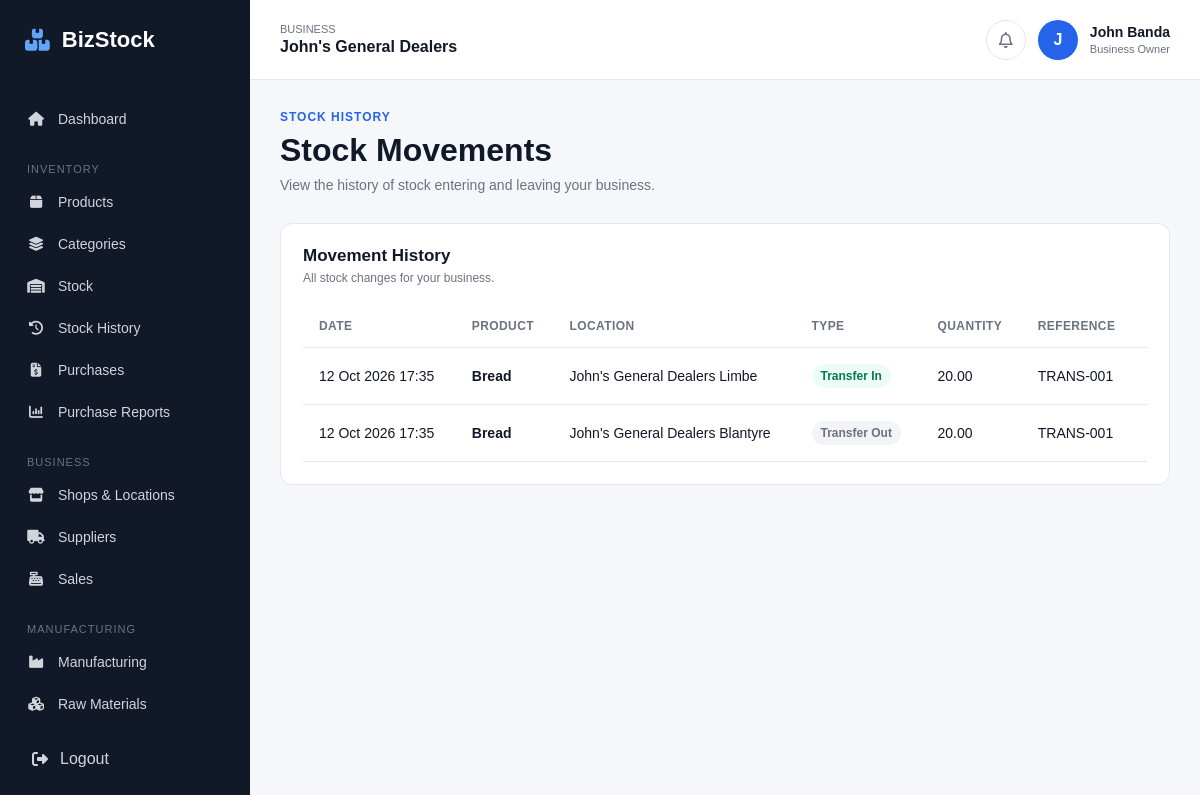
/shops/movements/ (signed in), run on an earlier commit of the app's database.
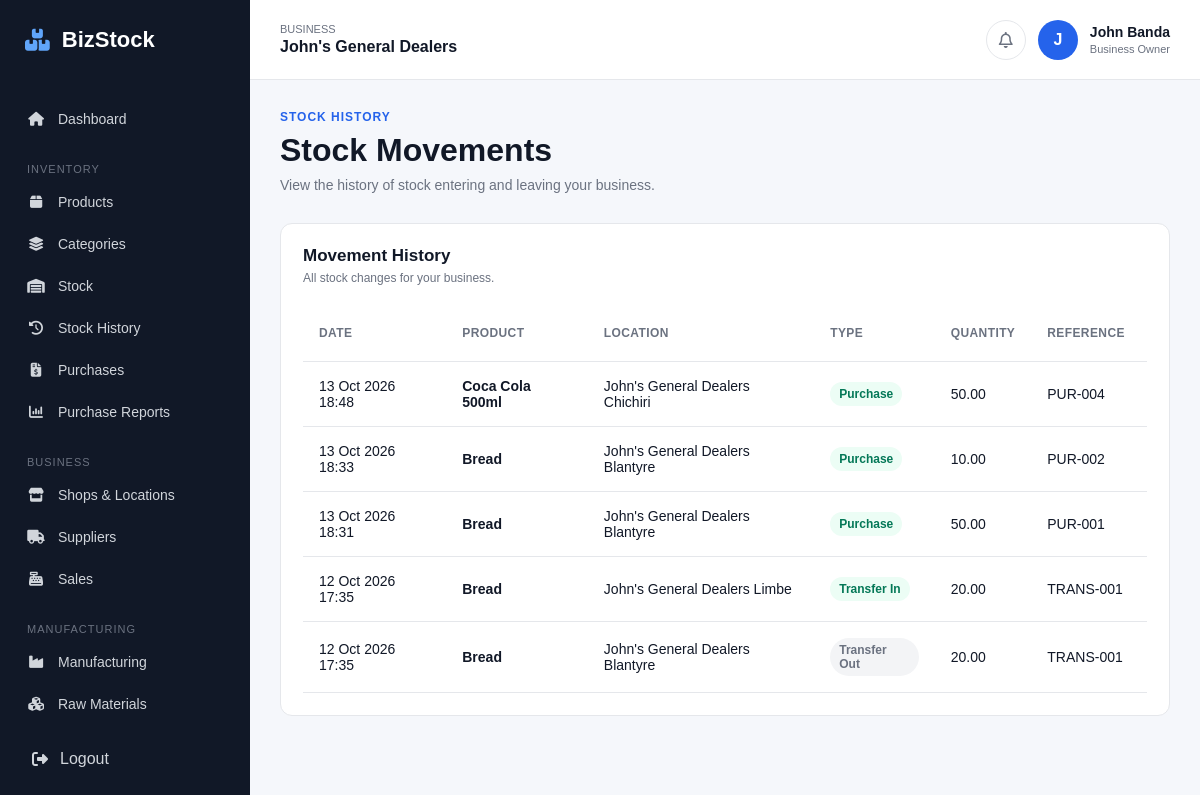
And on a later commit of the database.
### shops/models.py (models this page shows, shortened)
class StockMovement(models.Model):
    MOVEMENT_TYPES = [
        ('purchase', 'Purchase'),
        ('sale', 'Sale'),
        ('transfer_in', 'Transfer In'),
        ('transfer_out', 'Transfer Out'),
        ('production', 'Production'),
        ('consumption', 'Raw Material Usage'),
        ('adjustment', 'Adjustment'),
    ]
    business = models.ForeignKey(
        Business,
        on_delete=models.CASCADE,
        related_name='stock_movements'
    )
    product = models.ForeignKey(
        'inventory.Product',
        on_delete=models.PROTECT,
        related_name='stock_movements'
    )
    location = models.ForeignKey(
        Location,
        on_delete=models.PROTECT,
        related_name='stock_movements'
    )
    movement_type = models.CharField(
        max_length=30,
        choices=MOVEMENT_TYPES
    )
    quantity = models.DecimalField(
        max_digits=12,
        decimal_places=2
    )
    reference = models.CharField(
        max_length=100,
        blank=True
    )
    notes = models.TextField(
        blank=True
    )
    created_by = models.ForeignKey(
        'auth.User',
        on_delete=models.SET_NULL,
        null=True,
        blank=True
    )
    created_at = models.DateTimeField(
        auto_now_add=True
    )
    class Meta:
        ordering = ['-created_at']

class Location(models.Model):
    LOCATION_TYPES = [
        ('factory', 'Factory'),
        ('shop', 'Shop'),
    ]
    business = models.ForeignKey(
        Business,
        on_delete=models.CASCADE,
        related_name='locations'
    )
    name = models.CharField(
        max_length=150
    )
    location_type = models.CharField(
        max_length=20,
        choices=LOCATION_TYPES
    )
    address = models.TextField(
        blank=True
    )
    phone = models.CharField(
        max_length=30,
        blank=True
    )
    is_active = models.BooleanField(
        default=True
    )
    created_at = models.DateTimeField(
        auto_now_add=True
    )
    class Meta:
        ordering = ['name']

### inventory/models.py (models this page shows, shortened)
class Product(models.Model):
    UNIT_CHOICES = [
        ('piece', 'Piece'),
        ('kg', 'Kilogram'),
        ('g', 'Gram'),
        ('litre', 'Litre'),
        ('ml', 'Millilitre'),
        ('box', 'Box'),
        ('pack', 'Pack'),
        ('dozen', 'Dozen'),
    ]
    business = models.ForeignKey(
        Business,
        on_delete=models.CASCADE,
        related_name='products'
    )
    category = models.ForeignKey(
        Category,
        on_delete=models.SET_NULL,
        null=True,
        blank=True,
        related_name='products'
    )
    name = models.CharField(max_length=200)
    sku = models.CharField(
        max_length=100,
        blank=True
    )
    description = models.TextField(
        blank=True
    )
    unit = models.CharField(
        max_length=20,
        choices=UNIT_CHOICES,
        default='piece'
    )
    cost_price = models.DecimalField(
        max_digits=12,
        decimal_places=2,
        default=0
    )
    selling_price = models.DecimalField(
        max_digits=12,
        decimal_places=2,
        default=0
    )
    minimum_stock = models.DecimalField(
        max_digits=12,
        decimal_places=2,
        default=0
    )
    is_active = models.BooleanField(
        default=True
    )
    created_at = models.DateTimeField(
        auto_now_add=True
    )
    updated_at = models.DateTimeField(
        auto_now=True
    )
    class Meta:
        ordering = ['name']

### shops/views.py (the view)
# urls.py: path('movements/', views.movement_list, name='movement_list'),
@login_required
def movement_list(request):
    business = request.user.userprofile.business
    movements = StockMovement.objects.filter(
        business=business
    ).select_related(
        'product',
        'location',
        'created_by'
    )
    return render(
        request,
        'shops/movement_list.html',
        {
            'movements': movements,
        }
    )

### templates/shops/movement_list.html (shortened to what this page needs)
{% extends 'base.html' %}
{% block content %}
<div class="page-header">
    <div>
        <div class="page-label">
            STOCK HISTORY
        </div>
        <h1>Stock Movements</h1>
        <p class="page-description">
            View the history of stock entering and leaving your business.
        </p>
    </div>
</div>
<div class="dashboard-panel">
    <div class="panel-header">
        <div>
            <h2>Movement History</h2>
            <p>
                All stock changes for your business.
            </p>
        </div>
    </div>
    <div class="table-container">
        <table class="data-table">
            <thead>
                <tr>
                    <th>Date</th>
                    <th>Product</th>
                    <th>Location</th>
                    <th>Type</th>
                    <th>Quantity</th>
                    <th>Reference</th>
                    <th>Created By</th>
                </tr>
            </thead>
            <tbody>
                {% for movement in movements %}
                <tr>
                    <td>
                        {{ movement.created_at|date:"d M Y H:i" }}
                    </td>
                    <td>
                        <strong>
                            {{ movement.product.name }}
                        </strong>
                    </td>
                    <td>
                        {{ movement.location.name }}
                    </td>
                    <td>
                        {% if movement.movement_type == 'purchase' %}
                            <span class="status-badge active">
                                Purchase
                            </span>
                        {% elif movement.movement_type == 'sale' %}
                            <span class="status-badge inactive">
                                Sale
                            </span>
                        {% elif movement.movement_type == 'transfer_in' %}
                            <span class="status-badge active">
                                Transfer In
                            </span>
                        {% elif movement.movement_type == 'transfer_out' %}
                            <span class="status-badge inactive">
                                Transfer Out
                            </span>
                        {% elif movement.movement_type == 'production' %}
                            <span class="status-badge active">
                                Production
                            </span>
                        {% elif movement.movement_type == 'consumption' %}
                            <span class="status-badge inactive">
                                Material Usage
                            </span>
                        {% else %}
                            <span class="status-badge">
                                Adjustment
                            </span>
                        {% endif %}
                    </td>
                    <td>
                        {{ movement.quantity }}
                    </td>
                    <td>
                        {{ movement.reference|default:"—" }}
                    </td>
                    <td>
                    </td>
                </tr>
                {% endfor %}
            </tbody>
        </table>
    </div>
</div>
{% endblock %}

What changed in the data, as far as the page shows it:
added StockMovement: created_at "13 Oct 2026 18:48", product.name "Coca Cola 500ml", location.name "John's General Dealers Chichiri", movement_type "Purchase", quantity "50.00", reference "PUR-004"
added StockMovement: created_at "13 Oct 2026 18:33", product.name "Bread", location.name "John's General Dealers Blantyre", movement_type "Purchase", quantity "10.00", reference "PUR-002"
added StockMovement: created_at "13 Oct 2026 18:31", product.name "Bread", location.name "John's General Dealers Blantyre", movement_type "Purchase", quantity "50.00", reference "PUR-001"
